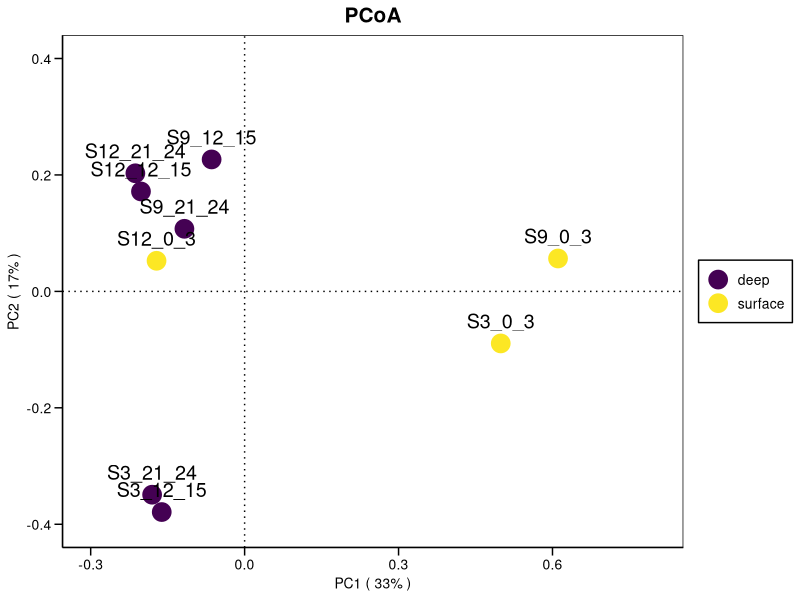
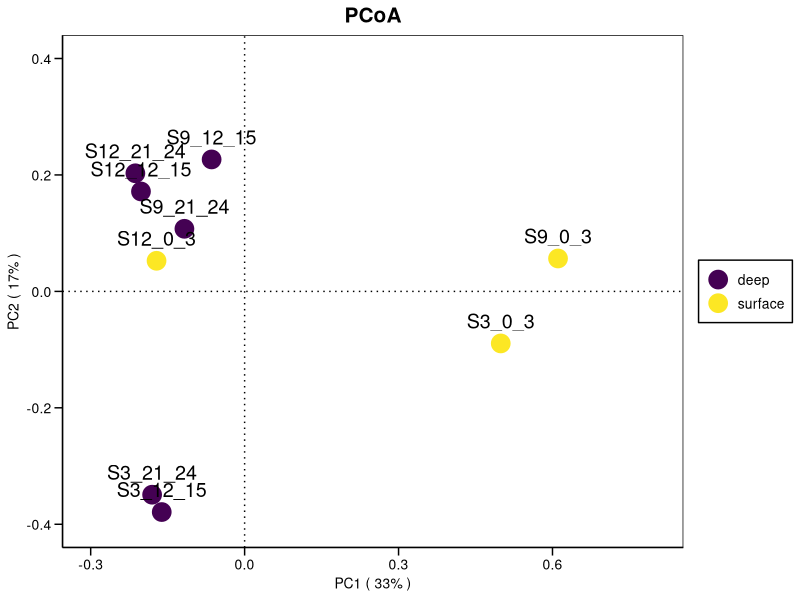

R code for these plots, in order:
library(vegan)
library(ape)
data <- read.table("KSD-vOTUs_abundance.txt",header=T,row.names=1,sep="\t")
data <- t(data)
data[is.na(data)] <- 0
distance <- vegdist(data, method = "bray")
pcoa<- pcoa(distance, correction = "none", rn = NULL)

groups <- read.table("metadata.txt",sep = "\t",header = T,colClasses = c("character"))
groups <- as.list(groups)
PC1 = pcoa$vectors[,1]
PC2 = pcoa$vectors[,2]
plotdata <- data.frame(rownames(pcoa$vectors),PC1,PC2,groups$part)
colnames(plotdata) <-c("sample","PCo1","PCo2","group")


pc1 <-floor(pcoa$values$Relative_eig[1]*100)
pc2 <-floor(pcoa$values$Relative_eig[2]*100)

library(ggplot2)
p <- ggplot(plotdata, aes(PCo1, PCo2)) +
  geom_point(aes(colour=groups$part,fill=groups$part),size=6)+
  scale_colour_manual(values=c("#440153","#FCE724"))+
  scale_fill_manual(values=c("#440153","#FCE724"))+
  labs(title="PCoA") + 
  xlab(paste("PC1 ( ",pc1,"%"," )",sep="")) + 
  ylab(paste("PC2 ( ",pc2,"%"," )",sep=""))+
  theme(text=element_text(size=30))+
  geom_vline(aes(xintercept = 0),linetype="dotted")+
  geom_hline(aes(yintercept = 0),linetype="dotted")+
  xlim(-0.3, 0.8) +
  ylim(-0.4, 0.4) +
  theme(panel.background = element_rect(fill='white', colour='black'),
        panel.grid=element_blank(), 
        axis.title = element_text(color='black',size=10),
        axis.ticks.length = unit(0.4,"lines"), axis.ticks = element_line(color='black'),
        axis.line = element_line(colour = "black"), 
        axis.title.x=element_text(colour='black', size=10),
        axis.title.y=element_text(colour='black', size=10),
        axis.text=element_text(colour='black',size=10),
        legend.title=element_blank(),
        legend.text=element_text(size=10),
        legend.key=element_blank(),
        legend.background = element_rect(colour = "black"),
        legend.key.height=unit(0,"cm"))+
  theme(plot.title = element_text(size=15,colour = "black",hjust = 0.5,face = "bold")) +
  geom_text(aes(label=sample),size=5,hjust=0.5,vjust=-1)

p

ggsave(paste("./", "PCoA.pdf", sep=""), p, width = 7.5, height = 6)

#PERMANOVA
comparision.part <- adonis2(data ~ part, data = groups, permutations = 9999,distance = "bray")
summary(comparision.part)
capture.output(comparision.part,file = "comparision_part.txt" )

